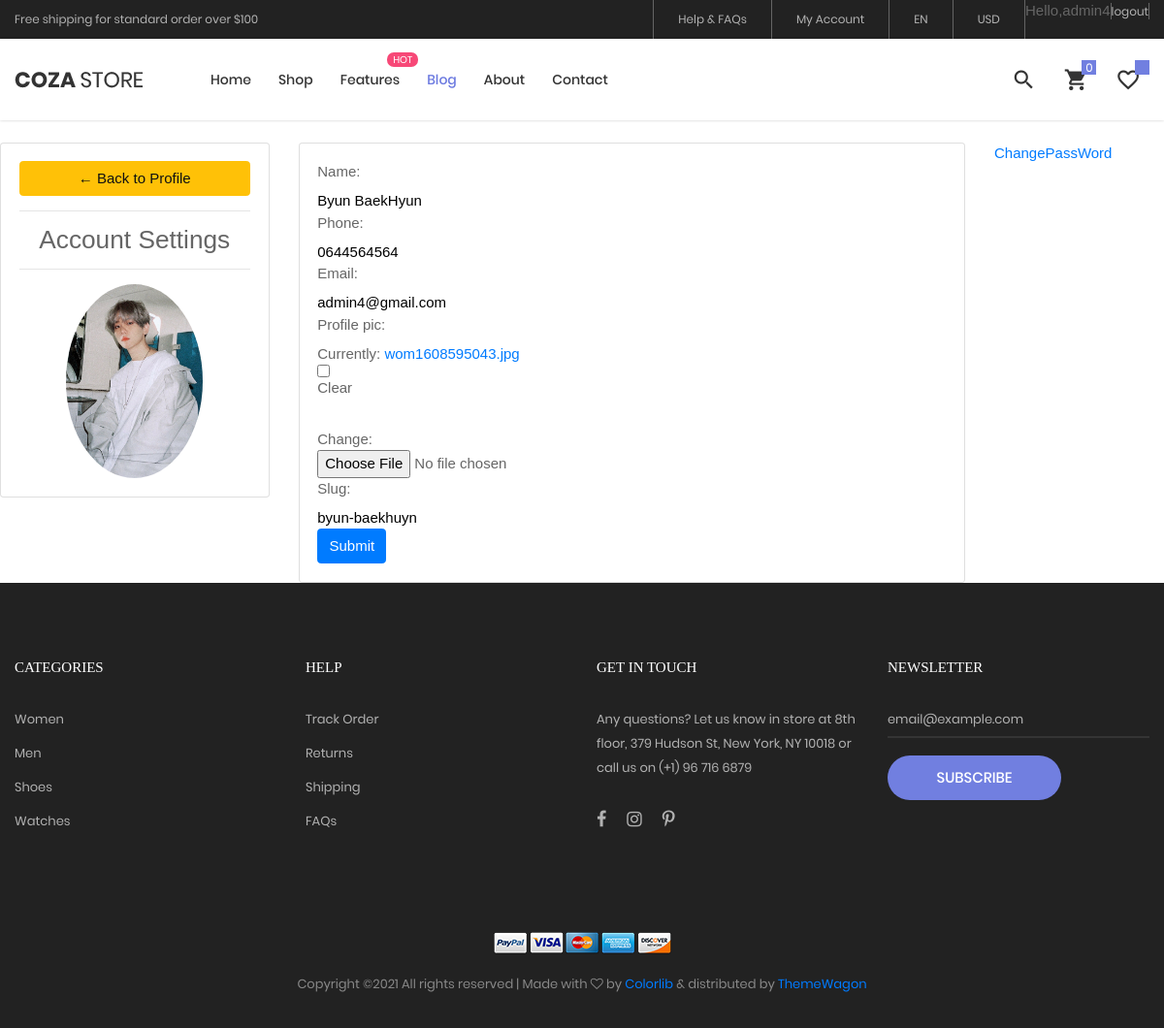
Page /accountSetting/ (signed in) on the committed database.
### ecom/models.py (models this page shows, shortened)
class Customer(models.Model):
    user = models.OneToOneField(User, null =True,blank=True, on_delete=models.CASCADE)
    name = models.CharField(max_length=200,null=True)
    phone = models.CharField(max_length=200,null=True)
    email = models.CharField(max_length=200,null=True)
    profile_pic = models.ImageField(default="null" ,null=True, blank=True)
    date_created = models.DateTimeField(auto_now_add=True,null=True)
    slug=models.SlugField(max_length=2000)

### ecom/decorators.py (the view)
        def wrapper_func(request, *args, **kwargs):
            group = None
            print('/sa', request.user.groups.exists())
            if request.user.groups.exists():
                group = request.user.groups.all()[0].name
                print('group', group)
            if group in allowed_roles:
                return view_func(request, *args, **kwargs)
            else:
                return HttpResponse('You are not ')

### ecom/form.py
class CustomerForm(ModelForm):
    class Meta:
        model = Customer
        fields = '__all__'
        exclude =['user']

### ecom/models.py (called while the page is built)
    def get_total_item(self):
        order = self.orderitem_set.all()
        total = sum ([item.get_total for item in order])
        return total

    def get_total_order(self):
        order = self.orderitem_set.all()
        total = sum ([item.quantity for item in order])
        return total

### ecom/views.py (called while the page is built)
@login_required(login_url='login')
@allowed_users(allowed_roles=['customer'])
def accountSettingPage(request):
    customer =request.user.customer
    item, create = Order.objects.get_or_create(customer=customer)
    order =item.orderitem_set.all()
    form =CustomerForm(instance =customer)
    if request.method == 'POST':
        form = CustomerForm(request.POST, request.FILES, instance=customer)
        if form.is_valid():
            form.save()
    context = {'form': form,'order':order,'item':item}
    return render(request,'pages/accounts_setting.html',context)

### ecom/templates/pages/accounts_setting.html (shortened to what this page needs)
{%  extends 'pages/main.html' %}
{% load static %}
{% block content %}
<br>
<div class="row">
	<div class="col-md-3">
		<div class="card card-body">
			<a class="btn btn-warning" href="{% url 'home' %}"> &#8592; Back to Profile</a>
			<hr>
			<h3 style="text-align: center">Account Settings</h3>
			<hr>
			<img class="profile-pic" src="{{request.user.customer.profile_pic.url}}" >
		</div>
	</div>
	<div class="col-md-7">
		<div class="card card-body">
			<form method="POST" action="" enctype="multipart/form-data">
                {{form}}
			<input class="btn btn-primary" type="submit" name="Update Information">
			</form>
		</div>
	</div>
	<div class="col-md-2">
		<a href="{%url 'changePassWord' %}">ChangePassWord</a>
	</div>
</div>
{% endblock %}

### ecom/templates/pages/main.html (shortened to what this page needs)
<!DOCTYPE html>
<html lang="en">
    {% load static %}
<head>
	<link rel="stylesheet" href="https://use.fontawesome.com/releases/v5.7.0/css/all.css">
	<link rel="stylesheet" href="https://stackpath.bootstrapcdn.com/bootstrap/4.4.1/css/bootstrap.min.css">
	<link rel="stylesheet" type="text/css" href="{% static 'vendor/bootstrap/css/bootstrap.min.css' %} ">
	<link rel="stylesheet" type="text/css" href="{% static 'fonts/font-awesome-4.7.0/css/font-awesome.min.css' %}">
	<link rel="stylesheet" type="text/css" href="{% static 'fonts/iconic/css/material-design-iconic-font.min.css' %}">
	<link rel="stylesheet" type="text/css" href="{% static 'fonts/linearicons-v1.0.0/icon-font.min.css' %}">
	<link rel="stylesheet" type="text/css" href="{% static 'vendor/animate/animate.css' %}">
	<link rel="stylesheet" type="text/css" href="{% static 'vendor/css-hamburgers/hamburgers.min.css' %}">
	<link rel="stylesheet" type="text/css" href="{% static 'vendor/animsition/css/animsition.min.css' %}">
	<link rel="stylesheet" type="text/css" href="{% static 'vendor/select2/select2.min.css' %}"/>
	<link rel="stylesheet" type="text/css" href="{% static 'vendor/daterangepicker/daterangepicker.css' %}">
	<link rel="stylesheet" type="text/css" href="{% static 'vendor/slick/slick.css' %}"/>
	<link rel="stylesheet" type="text/css" href="{% static 'vendor/MagnificPopup/magnific-popup.css' %}">
	<link rel="stylesheet" type="text/css" href="{% static 'vendor/perfect-scrollbar/perfect-scrollbar.css' %}">
	<link rel="stylesheet" type="text/css" href="{% static 'css/util.css' %}">
	<link rel="stylesheet" type="text/css" href="{% static 'css/main.css' %}">
	<link rel="stylesheet" type="text/css" href="{% static 'css/main.css' %}">
</head>
<body class="animsition">
	<header class="header-v4">
		<div class="container-menu-desktop">
			<div class="top-bar">
				<div class="content-topbar flex-sb-m h-full container">
					<div class="left-top-bar">
						Free shipping for standard order over $100
					</div>
					<div class="right-top-bar flex-w h-full">
						<a  href="{% url 'chat:chat' request.user.username %}"     class="flex-c-m trans-04 p-lr-25">
							Help & FAQs
						</a>
						<a href="{%url 'accountSetting' %}" class="flex-c-m trans-04 p-lr-25">
							My Account
						</a>
						<a href="#" class="flex-c-m trans-04 p-lr-25">
							EN
						</a>
						<a href="#" class="flex-c-m trans-04 p-lr-25">
							USD
						</a>
						<span class="hello-msg">Hello,{{request.user}}</span>
                        <span class="hello-msg"><a href="{%url 'logout' %}">logout</a></span>
					</div>
				</div>
			</div>
			<div class="wrap-menu-desktop how-shadow1">
				<nav class="limiter-menu-desktop container">
					<a href="#" class="logo">
						<img src="{% static 'images/icons/logo-01.png' %}" alt="IMG-LOGO">
					</a>
					<div class="menu-desktop">
						<ul class="main-menu">
							<li>
								<a href="{% url 'home'  %}">Home</a>
							</li>
							<li>
								<a href="{% url 'Product:product'  %}">Shop</a>
							</li>
							<li class="label1" data-label1="hot">
								<a href="{% url 'pay:shopingCart' %}">Features</a>
							</li>
							<li class="active-menu">
								<a href="{% url 'blog:blog'  %}">Blog</a>
							</li>
							<li>
								<a href="{% url 'about'  %}">About</a>
							</li>
							<li>
								<a href="{% url 'contact'  %}">Contact</a>
							</li>
						</ul>
					</div>
					<div class="wrap-icon-header flex-w flex-r-m">
						<div class="icon-header-item cl2 hov-cl1 trans-04 p-l-22 p-r-11 js-show-modal-search search">
							<i class="zmdi zmdi-search"></i>
						</div>
						<div  input id="cartquantity" value="{{item.get_total_order}}"   class="icon-header-item cl2 hov-cl1 trans-04 p-l-22 p-r-11 icon-header-noti js-show-cart"  >
							<i  class="zmdi zmdi-shopping-cart"></i>
						</div>
						<div   class="icon-header-item cl2 hov-cl1 trans-04 p-l-22 p-r-11 icon-header-noti js-show-favorite" value="{{sum}}">
							<i class="zmdi zmdi-favorite-outline"></i>
						</div>
					</div>
				</nav>
			</div>
		</div>
	</header>
	{% block content %}
	{% endblock %}
<footer class="bg3 p-t-75 p-b-32">
    <div class="container">
        <div class="row">
            <div class="col-sm-6 col-lg-3 p-b-50">
                <h4 class="stext-301 cl0 p-b-30">
                    Categories
                </h4>
                <ul>
                    <li class="p-b-10">
                        <a href="#" class="stext-107 cl7 hov-cl1 trans-04">
                            Women
                        </a>
                    </li>
                    <li class="p-b-10">
                        <a href="#" class="stext-107 cl7 hov-cl1 trans-04">
                            Men
                        </a>
                    </li>
                    <li class="p-b-10">
                        <a href="#" class="stext-107 cl7 hov-cl1 trans-04">
                            Shoes
                        </a>
                    </li>
                    <li class="p-b-10">
                        <a href="#" class="stext-107 cl7 hov-cl1 trans-04">
                            Watches
                        </a>
                    </li>
                </ul>
            </div>
            <div class="col-sm-6 col-lg-3 p-b-50">
                <h4 class="stext-301 cl0 p-b-30">
                    Help
                </h4>
                <ul>
                    <li class="p-b-10">
                        <a href="#" class="stext-107 cl7 hov-cl1 trans-04">
                            Track Order
                        </a>
                    </li>
                    <li class="p-b-10">
                        <a href="#" class="stext-107 cl7 hov-cl1 trans-04">
                            Returns
                        </a>
                    </li>
                    <li class="p-b-10">
                        <a href="#" class="stext-107 cl7 hov-cl1 trans-04">
                            Shipping
                        </a>
                    </li>
                    <li class="p-b-10">
                        <a href="#" class="stext-107 cl7 hov-cl1 trans-04">
                            FAQs
                        </a>
                    </li>
                </ul>
            </div>
            <div class="col-sm-6 col-lg-3 p-b-50">
                <h4 class="stext-301 cl0 p-b-30">
                    GET IN TOUCH
                </h4>
                <p class="stext-107 cl7 size-201">
                    Any questions? Let us know in store at 8th floor, 379 Hudson St, New York, NY 10018 or call us on (+1) 96 716 6879
                </p>
                <div class="p-t-27">
                    <a href="#" class="fs-18 cl7 hov-cl1 trans-04 m-r-16">
                        <i class="fa fa-facebook"></i>
                    </a>
                    <a href="#" class="fs-18 cl7 hov-cl1 trans-04 m-r-16">
                        <i class="fa fa-instagram"></i>
                    </a>
                    <a href="#" class="fs-18 cl7 hov-cl1 trans-04 m-r-16">
                        <i class="fa fa-pinterest-p"></i>
                    </a>
                </div>
            </div>
            <div class="col-sm-6 col-lg-3 p-b-50">
                <h4 class="stext-301 cl0 p-b-30">
                    Newsletter
                </h4>
                <form>
                    <div class="wrap-input1 w-full p-b-4">
                        <input class="input1 bg-none plh1 stext-107 cl7" type="text" name="email" placeholder="email@example.com">
                    </div>
                    <div class="p-t-18">
                        <button class="flex-c-m stext-101 cl0 size-103 bg1 bor1 hov-btn2 p-lr-15 trans-04">
                            Subscribe
                        </button>
                    </div>
                </form>
            </div>
        </div>
        <div class="p-t-40">
            <div class="flex-c-m flex-w p-b-18">
                <a href="#" class="m-all-1">
                    <img src="{% static 'images/icons/icon-pay-01.png' %}" alt="ICON-PAY">
                </a>
                <a href="#" class="m-all-1">
                    <img src="{% static 'images/icons/icon-pay-02.png' %}" alt="ICON-PAY">
                </a>
                <a href="#" class="m-all-1">
                    <img src="{% static 'images/icons/icon-pay-03.png' %}" alt="ICON-PAY">
                </a>
                <a href="#" class="m-all-1">
                    <img src="{% static 'images/icons/icon-pay-04.png' %}" alt="ICON-PAY">
                </a>
                <a href="#" class="m-all-1">
                    <img src="{% static 'images/icons/icon-pay-05.png' %}" alt="ICON-PAY">
                </a>
            </div>
            <p class="stext-107 cl6 txt-center">
Copyright &copy;<script>document.write(new Date().getFullYear());</script> All rights reserved | Made with <i class="fa fa-heart-o" aria-hidden="true"></i> by <a href="https://colorlib.com" target="_blank">Colorlib</a> &amp; distributed by <a href="https://themewagon.com" target="_blank">ThemeWagon</a>
            </p>
        </div>
    </div>
</footer>
</body>
</html>

### static/css/main.css (style rules this page uses)
.container { max-width: 1380px; }
@media (max-width: 1600px) { .container { max-width: 1200px; } }
.container-menu-desktop { height: auto; width: 100%; position: relative; -webkit-transition: all 0.3s; -o-transition: all 0.3s; -moz-transition: all 0.3s; transition: all 0.3s; }
.header-v4 .container-menu-desktop { height: 124px; }
.top-bar { height: 40px; background-color: #222; }
.left-top-bar { font-family: Poppins-Regular; font-size: 12px; line-height: 1.8; color: #b2b2b2; }
.right-top-bar a { font-family: Poppins-Regular; font-size: 12px; line-height: 1.8; height: 100%; color: #b2b2b2; border-right: 1px solid rgba(255,255,255,0.3); }
.right-top-bar a:first-child { border-left: 1px solid rgba(255,255,255,0.3); }
.wrap-menu-desktop { position: fixed; z-index: 1100; background-color: transparent; width: 100%; height: 84px; top: 40px; left: 0px; -webkit-transition: height 0.3s, background-color 0.3s; -o-transition: height 0.3s, background-color 0.3s; -moz-transition: height 0.3s, background-color 0.3s; transition: height 0.3s, background-color 0.3s; }
.header-v4 .wrap-menu-desktop { background-color: #fff; }
.limiter-menu-desktop { height: 100%; display: -webkit-box; display: -webkit-flex; display: -moz-box; display: -ms-flexbox; display: flex; align-items: center; background-color: transparent; }
.logo { display: -webkit-box; display: -webkit-flex; display: -moz-box; display: -ms-flexbox; display: flex; align-items: center; height: 65%; margin-right: 55px; }
.logo img { max-width: 100%; max-height: 100%; }
.menu-desktop { display: -webkit-box; display: -webkit-flex; display: -moz-box; display: -ms-flexbox; display: flex; align-items: center; height: 100%; }
.main-menu { list-style-type: none; margin: 0; display: -webkit-box; display: -webkit-flex; display: -moz-box; display: -ms-flexbox; display: flex; align-items: center; }
.main-menu > li { display: block; position: relative; padding: 20px 10px 20px 0px; margin: 0px 4px 0px 14px; }
.main-menu > li > a { font-family: Poppins-Medium; font-size: 14px; color: #333; padding: 5px 0px; transition: all 0.4s; -webkit-transition: all 0.4s; -o-transition: all 0.4s; -moz-transition: all 0.4s; }
.wrap-icon-header { flex-grow: 1; }
.icon-header-item { position: relative; font-size: 26px; line-height: 1; cursor: pointer; }
.icon-header-noti::after { content: attr(value); font-family: Poppins-Regular; font-size: 12px; color: #fff; line-height: 15px; text-align: center; display: block; position: absolute; top: -7px; right: 0; min-width: 15px; height: 15px; padding: 0 3px; background-color: #717fe0; }
.main-menu > li.active-menu > a { color: #6c7ae0; }
.cl0 { color: #fff; }
.cl2 { color: #333; }
.cl6 { color: #888; }
.cl7 { color: #b2b2b2; }
.stext-101 { font-family: Poppins-Medium; font-size: 15px; line-height: 1.466667; text-transform: uppercase; }
.stext-107 { font-family: Poppins-Regular; font-size: 13px; line-height: 1.923; }
.stext-301 { font-family: Montserrat-Bold; font-size: 15px; line-height: 1.6; text-transform: uppercase; }
.size-103 { min-width: 179px; height: 46px; }
.size-201 { max-width: 270px; }
.bg-none { background-color: transparent; }
.bg1 { background-color: #717fe0; }
.bg3 { background-color: #222; }
.bor1 { border-radius: 23px; }
.label1 { position: relative; }
.label1::after { content: attr(data-label1); font-family: Poppins-Regular; font-size: 10px; line-height: 15px; color: #fff; text-transform: uppercase; text-align: center; display: block; position: absolute; top: 3px; right: -9px; height: 15px; min-width: 32px; border-radius: 7px; padding: 0 4px; background-color: #f74877; }
.wrap-input1 { position: relative; border-bottom: 2px solid rgba(204,204,204, 0.1); }
.input1 { background-color: transparent; width: 100%; }
.how-shadow1 { box-shadow: 0 0px 3px 0px rgba(0,0,0,0.2); -moz-box-shadow: 0 0px 3px 0px rgba(0,0,0,0.2); -webkit-box-shadow: 0 0px 3px 0px rgba(0,0,0,0.2); -o-box-shadow: 0 0px 3px 0px rgba(0,0,0,0.2); -ms-box-shadow: 0 0px 3px 0px rgba(0,0,0,0.2); }

### ecom/templates/pages/accounts_setting.html (style rules this page uses)
.profile-pic { max-width: 200px; max-height:200px; margin: 0 auto; border-radius: 50%; }

### rows in the picture
Customer: name "Byun BaekHyun", phone "0644564564", email "admin4@gmail.com", slug "byun-baekhuyn"

### other values in the picture
{{ request.user }} "admin4"
